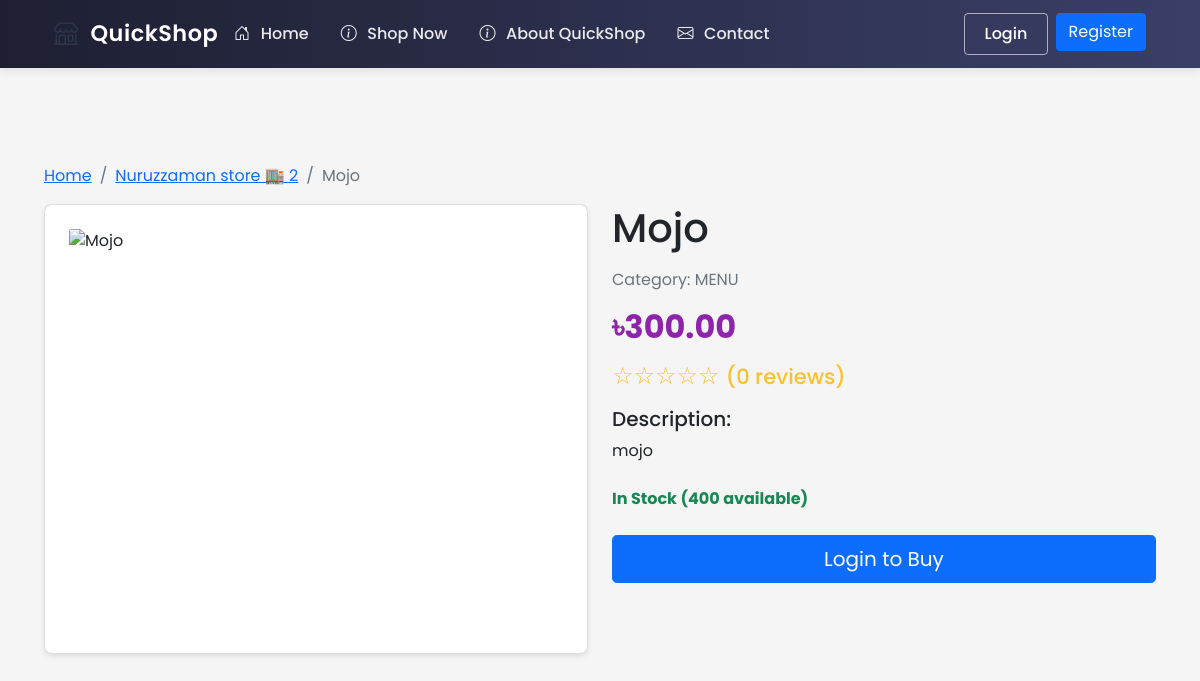
/shop/1/products/2, run on an earlier commit of the app's database.
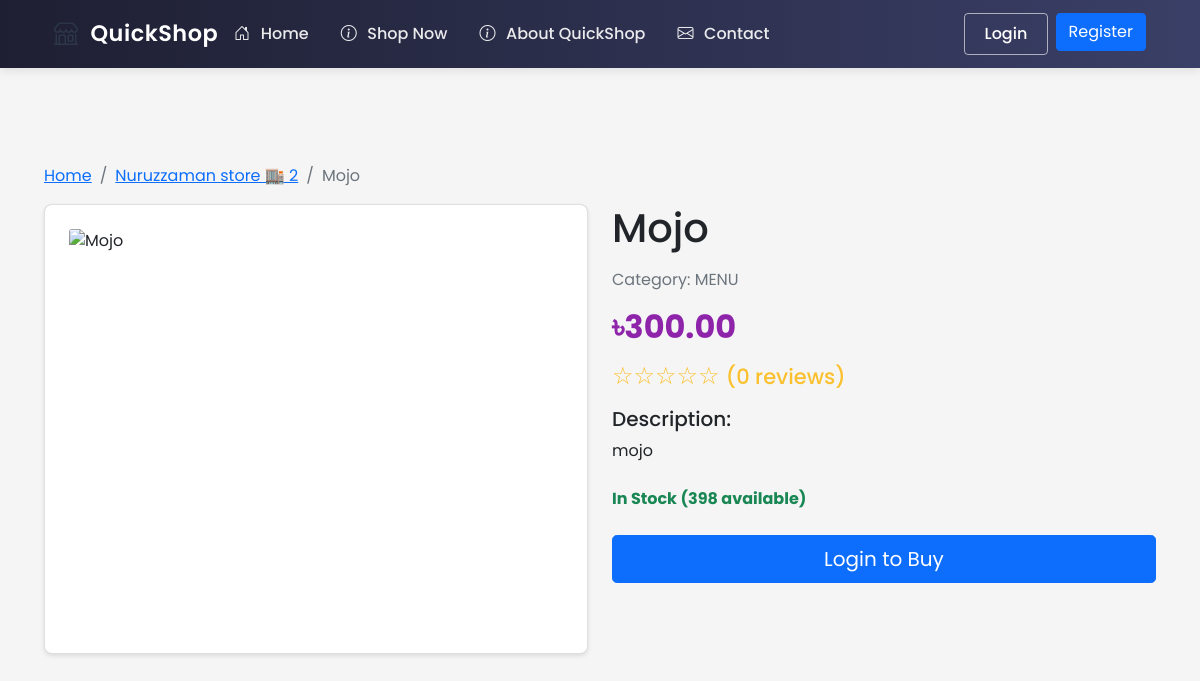
And on a later commit of the database.
### ecommerce/models/shop.py (models this page shows, shortened)
class Product(db.Model):
    id = db.Column(db.Integer, primary_key=True)
    name = db.Column(db.String(100), nullable=False)
    description = db.Column(db.Text)
    price = db.Column(db.Float, nullable=False)
    stock = db.Column(db.Integer, nullable=False, default=0)
    shop_id = db.Column(db.Integer, db.ForeignKey('shop.id'), nullable=False)
    category = db.Column(db.String(50))  # Add category field
    created_at = db.Column(db.DateTime, default=datetime.utcnow)
    images = db.relationship('Image', lazy=True,
                           foreign_keys='Image.product_id',
                           cascade="all, delete-orphan",
                           backref=db.backref('product_ref', lazy=True))
    rating = db.Column(db.Float, default=0.0)  # Average rating
    rating_count = db.Column(db.Integer, default=0)  # Number of ratings
    reviews = db.relationship(Review, backref='product', lazy=True)
    min_price = db.Column(db.Float)  # Minimum acceptable price
    max_discount_percentage = db.Column(db.Float, default=20.0)  # Maximum allowed discount
    continue_iteration = db.Column(db.Boolean, default=False)  # Whether to continue negotiation after max discount

### ecommerce/routes/shop.py (the view)
@shop_bp.route('/<int:shop_id>/products/<int:product_id>')
def product(shop_id, product_id):
    shop = Shop.query.get_or_404(shop_id)
    product = Product.query.get_or_404(product_id)
    if product.shop_id != shop_id:
        abort(404)  # Product doesn't belong to this shop
    related_products = Product.query.filter(
        Product.shop_id == shop_id,
        Product.category == product.category,
        Product.id != product_id
    ).limit(4).all()
    return render_template('shop/product_details.html',
                         shop=shop,
                         product=product,
                         related_products=related_products)

### ecommerce/templates/shop/product_details.html (shortened to what this page needs)
{% extends "base.html" %}
{% block content %}
<div class="container py-5">
    <nav aria-label="breadcrumb">
        <ol class="breadcrumb">
            <li class="breadcrumb-item"><a href="{{ url_for('main.index') }}">Home</a></li>
            <li class="breadcrumb-item"><a href="{{ url_for('shop.view', shop_id=shop.id) }}">{{ shop.name }}</a></li>
            <li class="breadcrumb-item active" aria-current="page">{{ product.name }}</li>
        </ol>
    </nav>
    <div class="row">
        <div class="col-md-6 mb-4">
            <div class="card">
                {% if product.image_url %}
                    <img src="{{ url_for('static', filename='images/products/' + product.image_url) }}"
                         alt="{{ product.name }}"
                         class="card-img-top product-detail-img">
                {% else %}
                    <img src="{{ url_for('static', filename='images/payment.jpg') }}"
                         alt="{{ product.name }}"
                         class="card-img-top product-detail-img">
                {% endif %}
            </div>
        </div>
        <div class="col-md-6">
            <h1 class="mb-3">{{ product.name }}</h1>
            {% if product.category %}
                <p class="text-muted">Category: {{ product.category.upper() }}</p>
            {% endif %}
            <div class="mb-3">
                <p class="price h2">৳{{ "%.2f"|format(product.price) }}</p>
            </div>
            <div class="mb-3">
                {% set rating = product.rating|default(0)|int %}
                <p class="rating h4">
                    {{ '★' * rating }}{{ '☆' * (5 - rating) }}
                    <small>({{ product.rating_count|default(0) }} reviews)</small>
                </p>
            </div>
            <div class="mb-4">
                <h5>Description:</h5>
                <p>{{ product.description }}</p>
            </div>
            <div class="mb-4">
                <p class="stock-status {% if product.stock > 0 %}text-success{% else %}text-danger{% endif %}">
                    {% if product.stock > 0 %}
                        In Stock ({{ product.stock }} available)
                    {% else %}
                        Out of Stock
                    {% endif %}
                </p>
            </div>
            <div class="d-grid gap-2">
                {% if product.stock > 0 %}
                    {% if current_user.is_authenticated %}
                        <button class="btn btn-primary btn-lg"
                                onclick="addToCart('{{ product.id }}', '{{ product.name }}')"
                                {% if not product.stock %}disabled{% endif %}>
                            Add to Cart
                        </button>
                        {% if product.negotiable %}
                            <button class="btn btn-outline-primary btn-lg"
                                    onclick="startNegotiation('{{ product.id }}')">
                                Negotiate Price
                            </button>
                        {% endif %}
                    {% else %}
                        <a href="{{ url_for('auth.login') }}" class="btn btn-primary btn-lg">Login to Buy</a>
                    {% endif %}
                {% else %}
                    <button class="btn btn-secondary btn-lg" disabled>Out of Stock</button>
                {% endif %}
            </div>
        </div>
    </div>
</div>
{% endblock %}

What changed in the data, as far as the page shows it:
changed Product "Mojo": stock "400" → "398"
